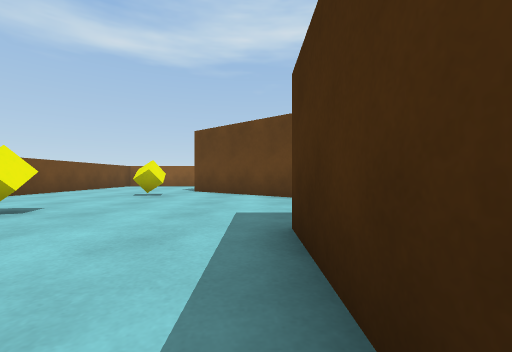
[1] (above)

12 first-person views from a walk through a scene from a Unity 3-D project. The camera is 0.51 m above the floor, looks level and sees 90° across. The floor is counted in squares, 1 m on a side. Each view is taken from the middle of a square. On the plan, view 1 faces up. The plan holds only what a view shows up to about 9 squares ahead; the rest is blank. The player character is not drawn.

[2]
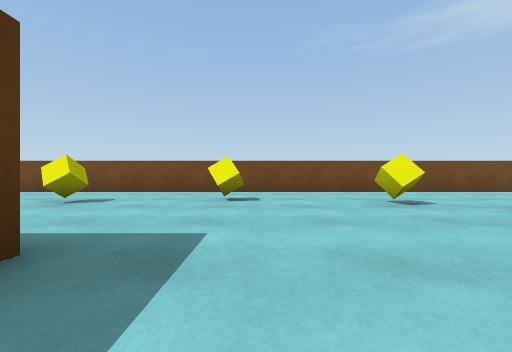

[3]
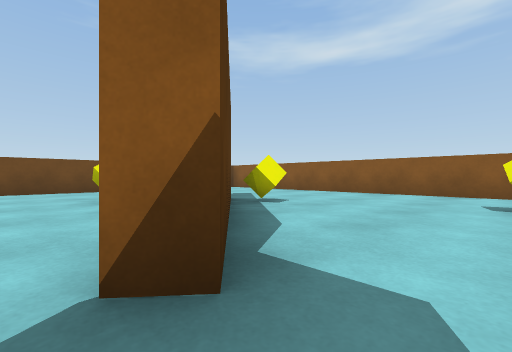

[4]
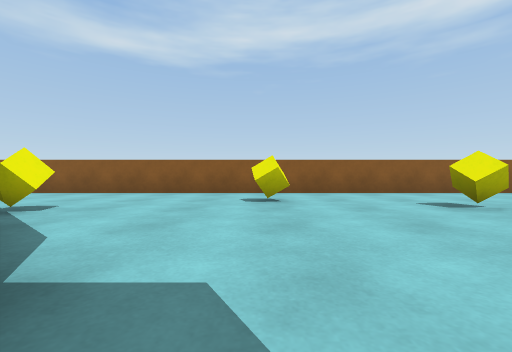

[5]
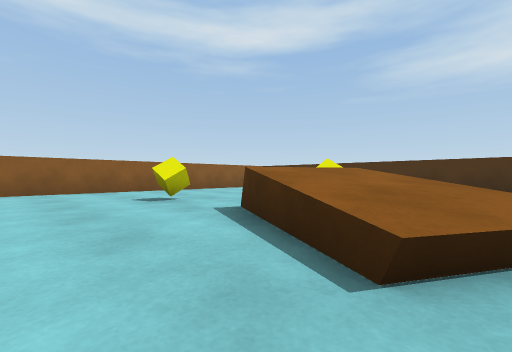

[6]
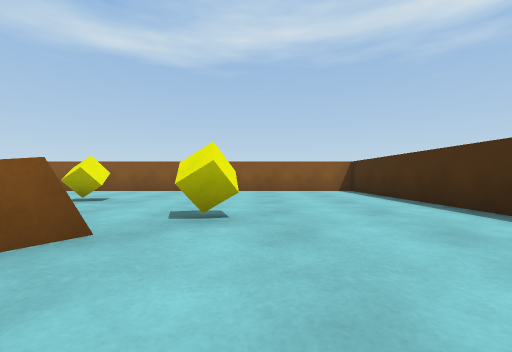

[7]
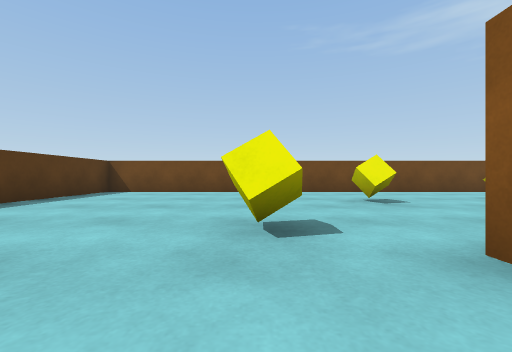

[8]
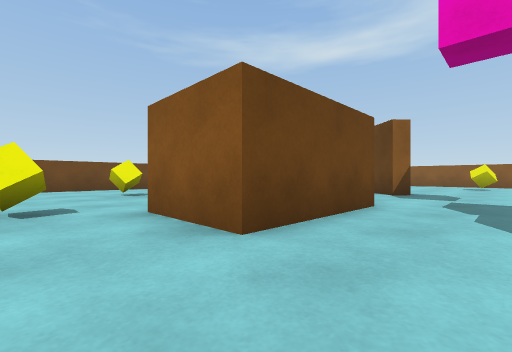

[9]
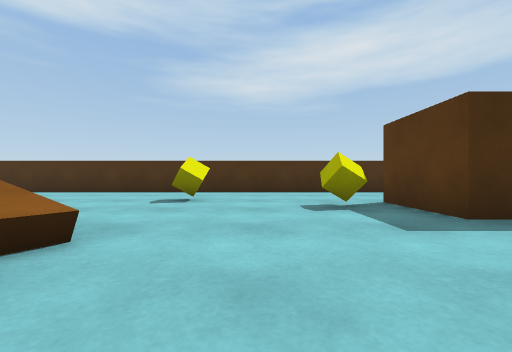

[10]
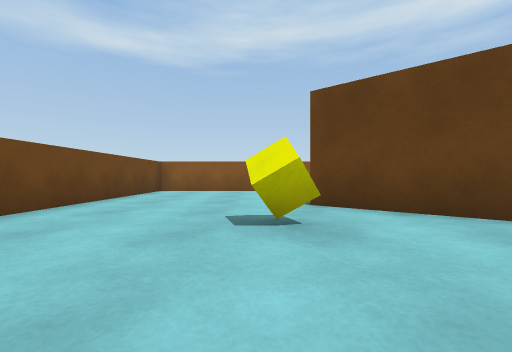

[11]
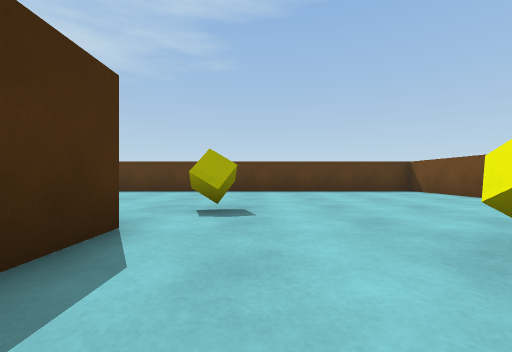

[12]
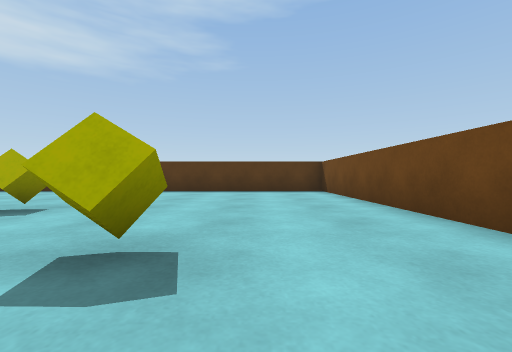

### Floor plan
Key: @ floor where view 1 was taken; # wall or solid block; . floor; = window, fence, low wall or low ledge; ^ raised ledge; C yellow cube; B brown cube.
Columns run from 7 left of view 1 to 13 right of it. Each row starts with its distance up from view 1.
 13 #####################
 12 #...................#
 11 #...................#
 10 #.........C.........#
  9 #....##C......C.....#
  8 #.....##............#
  7 #...C..##.....^.C...#
  6 #.......##...^^^....#
  5 #............^^^....#
  4 #...........=^^.....#
  3 #...C....... ....C..#
  2 #.......##..........#
  1 #.......##.. ...C...#
  0 #...C..@##..  ......#
 -1 #...........   BBB..#
 -2 #......C....        #
 -3 #.........
 -4 #.........
 -5 #..........
 -6 #..........
 -7 ############

Positions as (right, up) in squares from view 1, and headings:
1: (0, 0), facing up
2: (2, 4), facing left
3: (3, 5), facing up-left
4: (3, 5), facing up
5: (4, 4), facing up-right
6: (10, 4), facing up
7: (2, -2), facing left
8: (4, -2), facing up-left
9: (5, 2), facing right
10: (-3, 4), facing up
11: (-1, 2), facing down
12: (-4, 2), facing down
